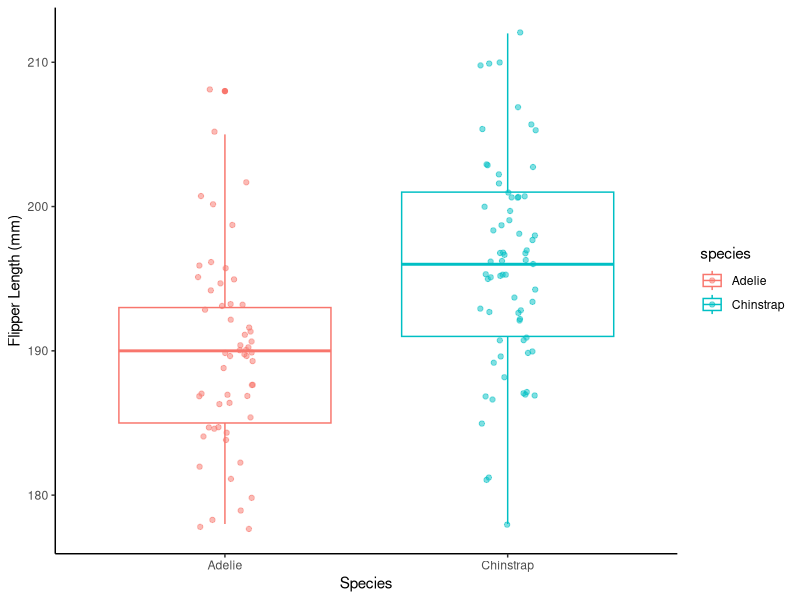
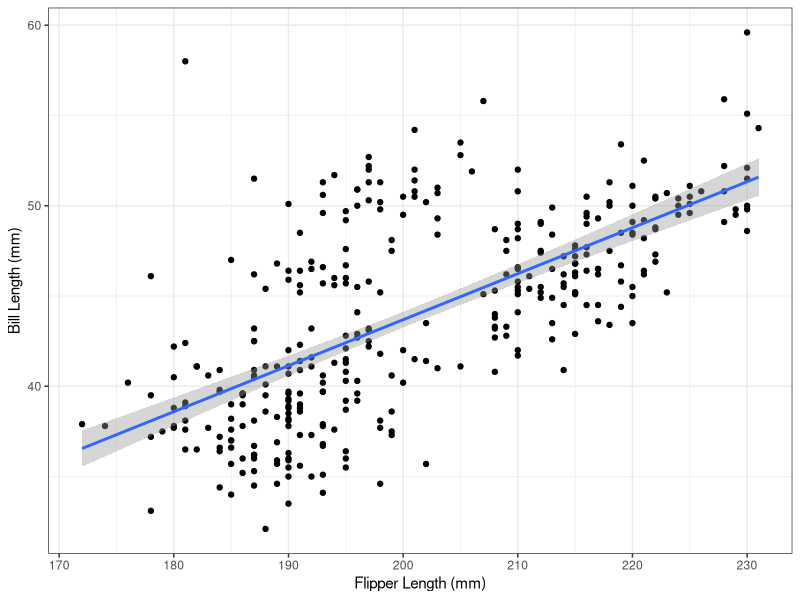
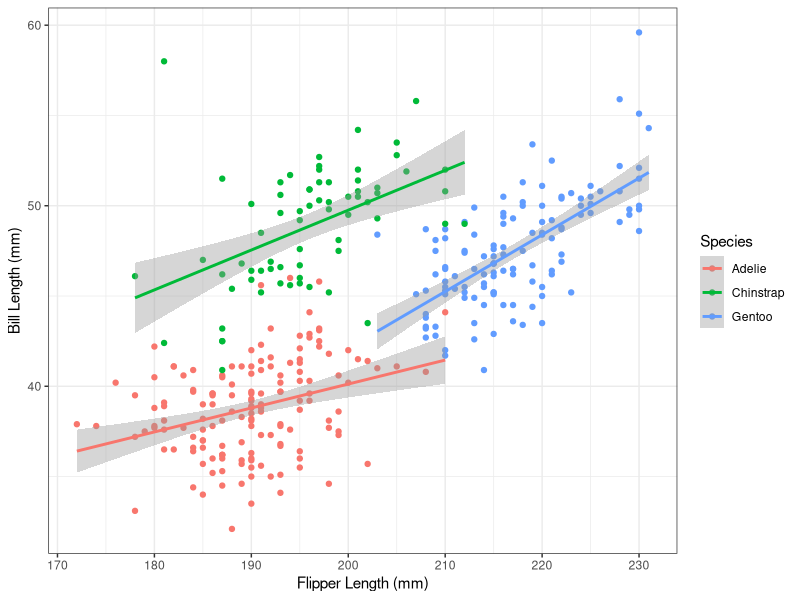
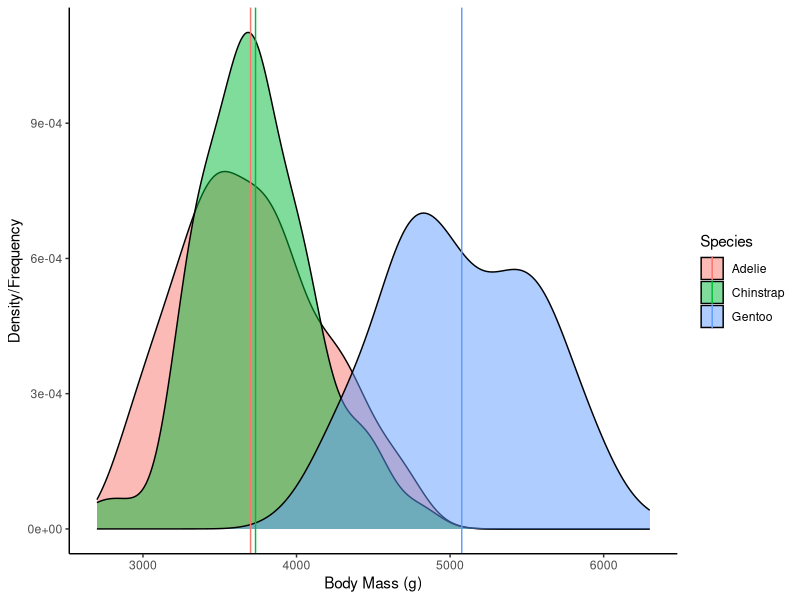

The R script that drew these images, in order:
## ---- chunk 1
knitr::opts_chunk$set(echo = TRUE)
## ---- chunk 2
# Load tidyverse
library(tidyverse)

# Load palmerpenguins
library(palmerpenguins)
## ---- chunk 3
# Show penguin data in environment
penguins <- penguins
## ---- chunk 4
# Separate data frame for Dream island
dream <- penguins %>% 
  filter(island == "Dream")
## ---- chunk 5
# Min, max, and mean flipper length per species
flippers <- dream %>% 
  group_by(species) %>% 
  summarise(min_flipper = min(flipper_length_mm, na.rm = TRUE),
            max_flipper = max(flipper_length_mm, na.rm = TRUE),
            mean_flipper = mean(flipper_length_mm, na.rm = TRUE))

# View results
flippers
## ---- chunk 6
# Boxplot, multiple histogram, or multiple density plot are all acceptable
ggplot(dream, aes(x = species, y = flipper_length_mm, color = species)) +
  geom_boxplot() +
  geom_jitter(width = 0.1, alpha = 0.5) +
  labs(x = "Species",
       y = "Flipper Length (mm)") +
  theme_classic()
## ---- chunk 7
# t-test
t.test(data = dream, flipper_length_mm ~ species)
## ---- chunk 8

## ---- chunk 9
# Mean / SD bill length and mean / SD flipper length
bill_flipper <- penguins %>% 
  summarise(mean_bill = mean(bill_length_mm, na.rm = TRUE),
            sd_bill = sd(bill_length_mm, na.rm = TRUE),
            mean_flipper = mean(flipper_length_mm, na.rm = TRUE),
            sd_flipper = sd(flipper_length_mm, na.rm = TRUE))

# View results
bill_flipper
## ---- chunk 10
# Scatterplot with line of best fit
ggplot(penguins, aes(flipper_length_mm, bill_length_mm)) +
  geom_point() +
  geom_smooth(method = "lm") +
    labs(x = "Flipper Length (mm)",
       y = "Bill Length (mm)") +
  theme_bw()
## ---- chunk 11
# Remove NA values
penguins_noNA <- penguins %>% 
  filter(!is.na(bill_length_mm),
         !is.na(flipper_length_mm))
## ---- chunk 12
# Find correlation coefficient
r <- cor(x = penguins_noNA$flipper_length_mm, y = penguins_noNA$bill_length_mm)

# Find r-squared
r^2
## ---- chunk 13
# Linear regression
lm_model <- lm(data = penguins_noNA, bill_length_mm ~ flipper_length_mm)

# View results
summary(lm_model)
## ---- chunk 14

## ---- chunk 15
# Scatterplot with line of best fit
ggplot(penguins, aes(flipper_length_mm, bill_length_mm, color = species)) +
  geom_point() +
  geom_smooth(method = "lm") +
  labs(x = "Flipper Length (mm)",
       y = "Bill Length (mm)", 
       color = "Species") +
  theme_bw()
## ---- chunk 16
# Linear regression
mlm_model <- lm(data = penguins_noNA, bill_length_mm ~ flipper_length_mm * species)

# View results
summary(mlm_model)
## ---- chunk 17
# Min, max, and mean body mass for each species
body_mass <- penguins %>% 
  group_by(species) %>% 
  summarise(min_mass = min(body_mass_g, na.rm = TRUE),
            max_mass = max(body_mass_g, na.rm = TRUE),
            mean_mass = mean(body_mass_g, na.rm = TRUE))

# View results
body_mass
## ---- chunk 18
# Convert results to kilograms
body_mass_kg <- body_mass %>% 
  mutate(min_mass = min_mass / 1000,
         max_mass = max_mass / 1000,
         mean_mass = mean_mass / 1000)
## ---- chunk 19
# Density plot with line designating the mean
ggplot(penguins, aes(x = body_mass_g, fill = species)) +
  geom_density(alpha = 0.5) +
  geom_vline(data = body_mass, aes(xintercept = mean_mass, color = species)) +
  labs(x = "Body Mass (g)",
       y = "Density/Frequency",
       fill = "Species",
       color = "Species") +
  theme_classic()
## ---- chunk 20
# ANOVA
aov_mod <- aov(data = penguins, body_mass_g ~ species)

# View results
summary(aov_mod)
## ---- chunk 21
# Pairwise comparisons
TukeyHSD(aov_mod)
